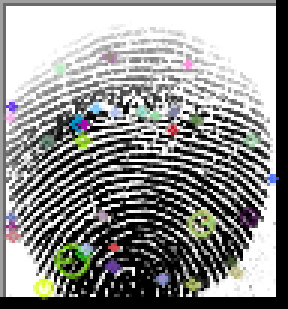
#> input picture _keypoints.png, 96 x 103 px (shown 3 times larger)
$ python -i feature_extraction.py   (imports and definitions only)
#> lines starting #> are read from the running program, lines starting #| are printed output that depends on the picture
import cv2
import numpy as np
from sklearn.decomposition import PCA

def extract_features(gray):
    harris = cv2.cornerHarris(np.float32(gray), 2, 3, 0.04)
    harris = cv2.dilate(harris, None)

    #sift
    sift = cv2.SIFT_create()
    keypoints, descriptors = sift.detectAndCompute(gray, None)

    return keypoints, descriptors


def reduce_features(descriptors, n_components=32):

    if descriptors is None or len(descriptors) == 0:
        return None

    if n_components < 1:
        return descriptors

    pca = PCA(n_components=n_components)
    reduced = pca.fit_transform(descriptors)
    return reduced

>>> import cv2
>>> picture = cv2.imread('_keypoints.png', cv2.IMREAD_GRAYSCALE)
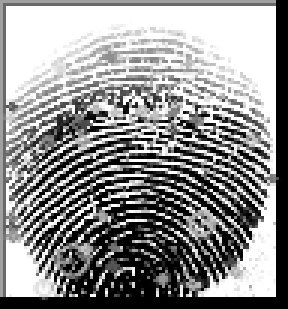
#> picture: shape (103, 96) (shown 3 times larger); min 0, max 255, mean 144.3
>>> result = extract_features(picture)
#> in extract_features, `harris = cv2.cornerHarris(np.float32(gray), 2, 3, 0.04)`:
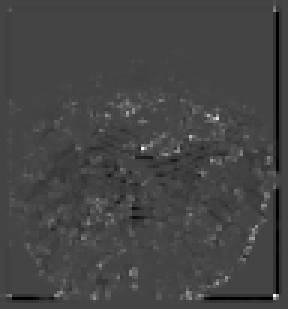
#> harris: shape (103, 96) float32 (shown 3 times larger); min -169130016, max 458433312, mean 640172.6; drawn with min black and max white
#> in extract_features, `harris = cv2.dilate(harris, None)`:
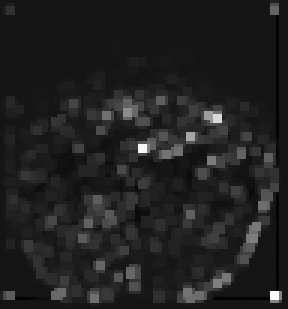
#> harris: shape (103, 96) float32 (shown 3 times larger); min -42282504, max 458433312, mean 23049650; drawn with min black and max white
#> in extract_features, `keypoints, descriptors = sift.detectAndCompute(gray, None)`: keypoints = 33 keypoints; strongest (x, y, size): (90, 63, 2.3), (69, 98, 2.1), (73, 96, 4.8), (88, 78, 5.8)
